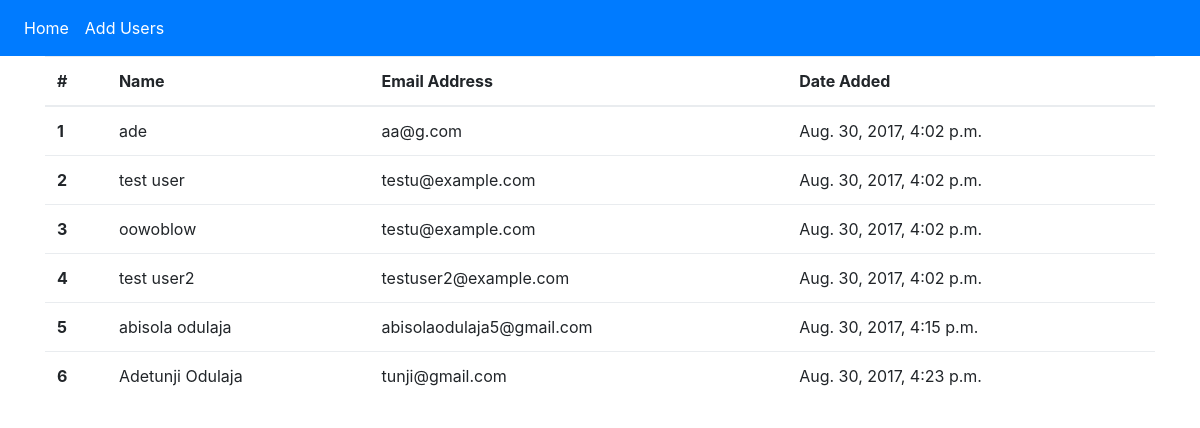
Page /list/ on the committed database.
### main/models.py (models this page shows)
class User(models.Model):
    username = models.CharField(max_length=100, verbose_name = "Name:")
    email_address = models.EmailField(max_length=254, verbose_name= "Email Address:")
    date_added = models.DateTimeField(default=timezone.now)

### main/views.py (the view)
# urls.py: url(r'^list/', list_user, name='list_user')
def list_user(request):
    userList = User.objects.all()
    print(userList)
    return render(request, "main/list_user.html", {'userList': userList})

### main/templates/main/list_user.html (shortened to what this page needs)
{% extends "root.html" %}
{% block content %}
<nav class="navbar navbar-expand-lg navbar-light bg-primary">
    <div class="collapse navbar-collapse" id="navbarSupportedContent">
        <ul class="navbar-nav mr-auto">
            <li class="nav-item active">
                <a class="nav-link" href="{%  url 'home' %}" style="color:white">Home <span class="sr-only">(current)</span></a>
            </li>
            <li class="nav-item active">
                <a class="nav-link" href="{%  url 'add' %}" style="color:white">Add Users</a>
            </li>
        </ul>
    </div>
</nav>
<div class="container">
    <table class="table table-hover">
        <thead>
            <tr>
                <th>#</th>
                <th>Name</th>
                <th>Email Address</th>
                <th>Date Added</th>
            </tr>
        </thead>
        <tbody>
            {%  for users in userList %}
            <tr>
                <th scope="row">{{users.id}}</th>
                <td>{{users.username}}</td>
                <td>{{users.email_address}}</td>
                <td>{{users.date_added}}</td>
            </tr>
            {%  endfor %}
        </tbody>
    </table>
</div>
{% endblock content %}

### templates/root.html (shortened to what this page needs)
{% load staticfiles %}
<!DOCTYPE html>
<html lang="en">
<head>
    {% block styling %}
        <link rel="stylesheet" href="{% static '/bootstrap-4.0.0-beta-dist/css/bootstrap.min.css' %}">
    {% endblock styling %}
</head>
<body>
    <div>
        {% block content %}
        {% endblock content %}
    </div>
</body>
</html>

### rows in the picture
User: id "1", username "ade", email_address "aa@g.com", date_added "Aug. 30, 2017, 4:02 p.m."
User: id "2", username "test user", email_address "testu@example.com", date_added "Aug. 30, 2017, 4:02 p.m."
User: id "3", username "oowoblow", email_address "testu@example.com", date_added "Aug. 30, 2017, 4:02 p.m."
User: id "4", username "test user2", email_address "testuser2@example.com", date_added "Aug. 30, 2017, 4:02 p.m."
User: id "5", username "abisola odulaja", email_address "abisolaodulaja5@gmail.com", date_added "Aug. 30, 2017, 4:15 p.m."
User: id "6", username "Adetunji Odulaja", email_address "tunji@gmail.com", date_added "Aug. 30, 2017, 4:23 p.m."
